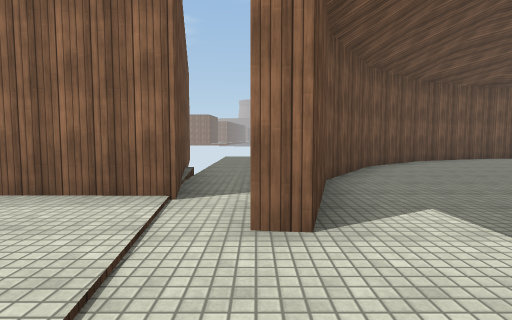
View 1 (above)

16 first-person views from a walk through a 3-D level made in the Unity game engine. The camera is 1.3 m above the floor, tilts 4° down and sees 80° across. The floor is counted in squares, 2 m on a side. Each view is taken from the middle of a square. On the plan, view 1 faces up. The plan holds only what a view shows up to about 10 squares ahead; the rest is blank. The place goes on beyond the plan. The player is left out. Surface patterns are stand-ins for the level's own textures.

View 2
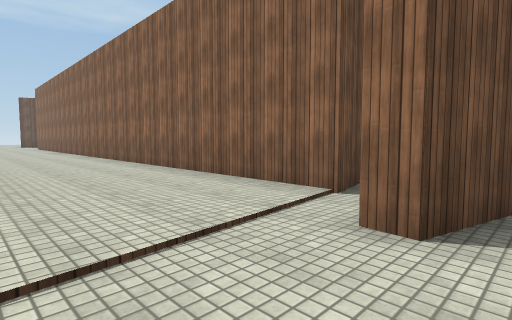

View 3
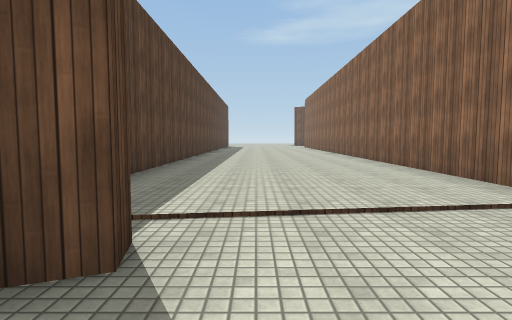

View 4
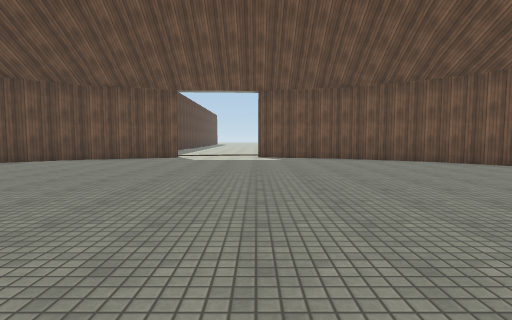

View 5
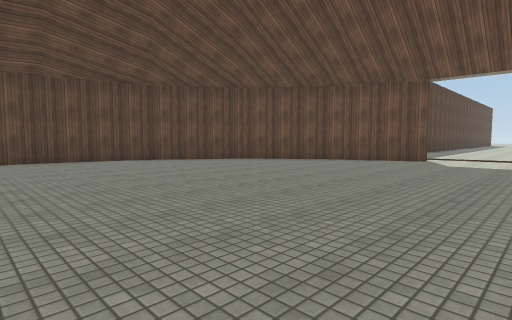

View 6
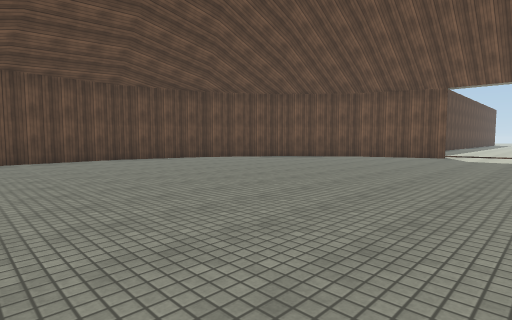

View 7
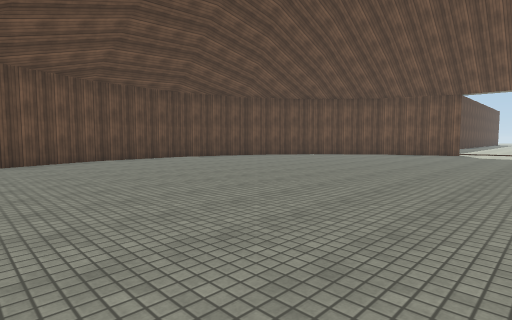

View 8
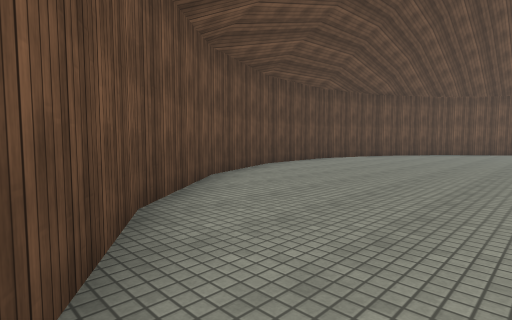

View 9
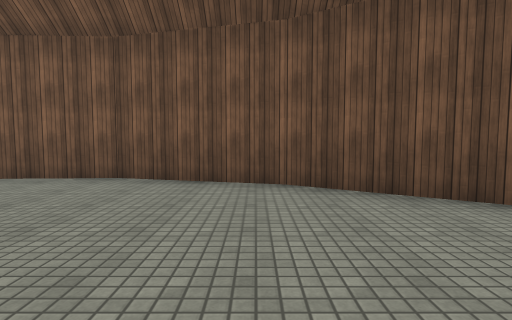

View 10
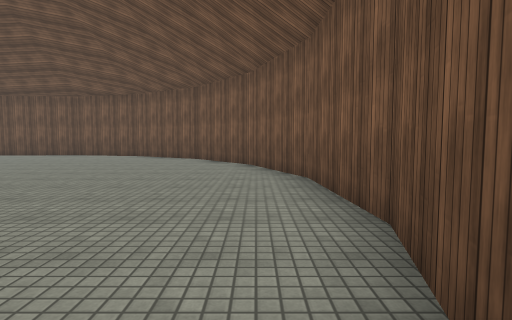

View 11
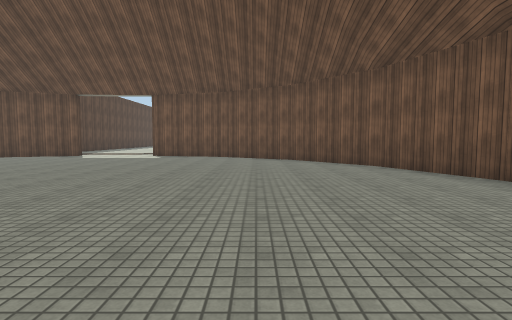

View 12
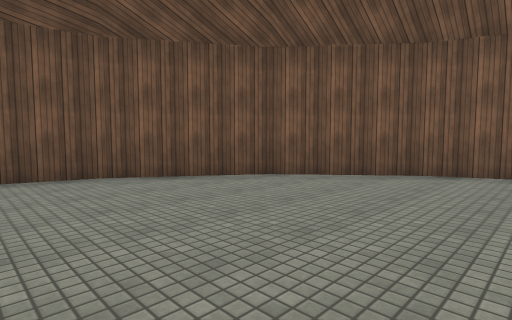

View 13
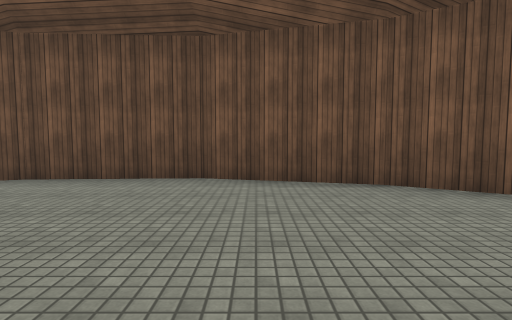

View 14
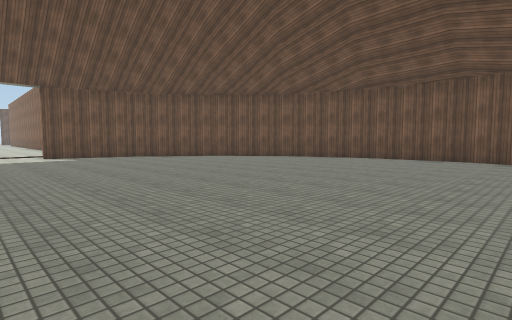

View 15
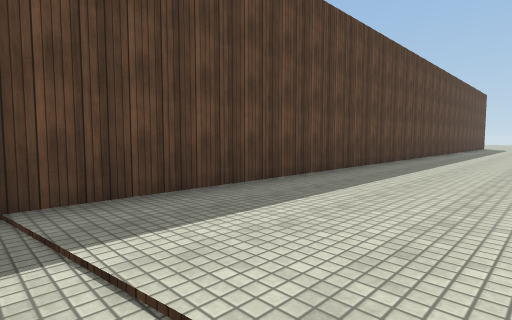

View 16
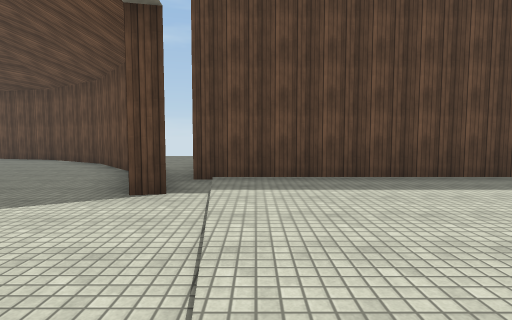

### Floor plan
Points are (right, up) in squares from view 1. A wall is a line through its corners. A room is listed if a view was taken in it or the views show most of it. See-through windows are left out.
Room 1 (views 1, 15, 16)
walls: (0.1, -0.8) (0.5, -0.7); (-0.8, 3.2) (-8.6, 3.3); (0.4, 2.1) (-0.2, 2.1); (-8.5, -2.1) (0.1, -2.1)
ways out: opening at (1, 0.5) to room 2; opening at (0, 4)
Room 2 (views 2, 3, 4, 5, 6, 7, 8, 9, 10, 11, 12, 13, 14)
walls: (0.5, -0.7) (1.5, -3.3) (3.3, -5.4) (5.6, -6.9) (8.3, -7.6) (11.1, -7.5) (13.7, -6.5) (15.8, -4.7) (17.3, -2.4) (18, 0.3) (17.9, 3) (16.9, 5.6) (15.1, 7.8) (12.8, 9.3) (10.1, 10) (7.3, 9.8) (4.8, 8.8) (2.6, 7.1) (1.1, 4.8) (0.4, 2.1)
ways out: opening at (1, 0.5) to room 1

Positions as (right, up) in squares from view 1, and headings:
1: (0, 0), facing up
2: (1, 0), facing up-left
3: (2, 0), facing left
4: (11, 2), facing left
5: (10, 2), facing down-left
6: (12, 2), facing down-left
7: (14, 2), facing down-left
8: (17, -2), facing down-left
9: (13, -2), facing right
10: (17, -2), facing up
11: (12, 6), facing left
12: (11, 4), facing up-right
13: (11, 5), facing up
14: (12, 0), facing up-left
15: (0, 1), facing down-left
16: (-1, 3), facing down
